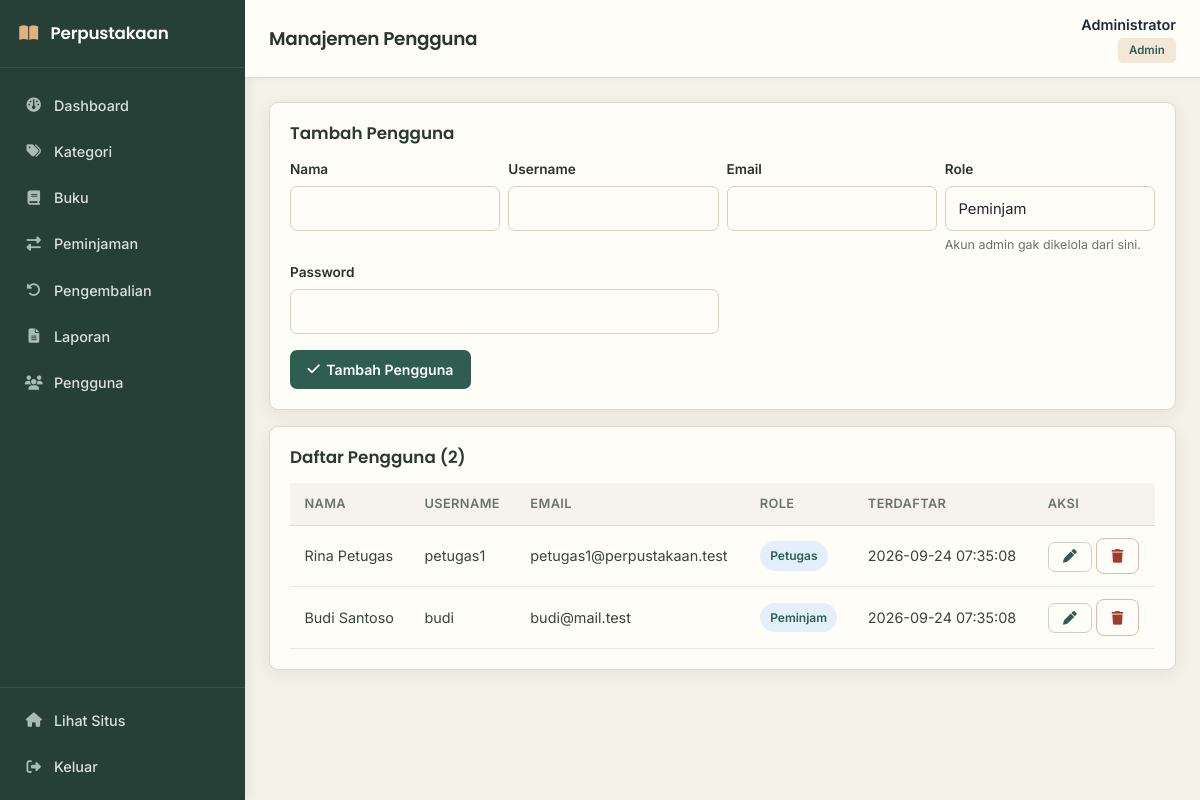
The app's page /backend/shared/pengguna_index.php (signed in) with its own data.
### tables this page shows
CREATE TABLE IF NOT EXISTS users (
    id INT AUTO_INCREMENT PRIMARY KEY,
    nama VARCHAR(150) NOT NULL,
    username VARCHAR(50) NOT NULL UNIQUE,
    email VARCHAR(150) NOT NULL UNIQUE,
    password VARCHAR(255) NOT NULL,
    role ENUM('admin', 'petugas', 'peminjam') NOT NULL DEFAULT 'peminjam',
    created_at TIMESTAMP DEFAULT CURRENT_TIMESTAMP,
    updated_at TIMESTAMP DEFAULT CURRENT_TIMESTAMP ON UPDATE CURRENT_TIMESTAMP
);

### backend/shared/pengguna_index.php (the view, shortened to what this page needs)
<?php
require_once __DIR__ . '/../layouts/header.php';
require_once __DIR__ . '/../layouts/sidebar.php';
$editData = null;
$users = $db->query("SELECT id, nama, username, email, role, created_at FROM users WHERE role != 'admin' ORDER BY FIELD(role, 'petugas', 'peminjam'), id DESC")->fetchAll();
$isEditPeminjam = $editData && $editData['role'] === 'peminjam';
$currentUserId = $_SESSION['user_id'] ?? ($_SESSION['id'] ?? 0);
?>
<div class="panel mb-3">
    <div class="panel-heading">
        <h2><?= $editData ? 'Edit Pengguna' : 'Tambah Pengguna' ?></h2>
    </div>
    <form action="proses.php" method="POST">
        <div class="row g-2">
            <div class="col-md-3">
                <label class="form-label">Nama</label>
                <input type="text" name="nama" class="form-control" required <?= $isEditPeminjam ? 'readonly' : '' ?>
                       value="<?= htmlspecialchars($editData['nama'] ?? '', ENT_QUOTES, 'UTF-8') ?>">
            </div>
            <div class="col-md-3">
                <label class="form-label">Username</label>
                <input type="text" name="username" class="form-control" required <?= $editData ? 'readonly' : '' ?>
                       value="<?= htmlspecialchars($editData['username'] ?? '', ENT_QUOTES, 'UTF-8') ?>">
            </div>
            <div class="col-md-3">
                <label class="form-label">Email</label>
                <input type="email" name="email" class="form-control" required <?= $isEditPeminjam ? 'readonly' : '' ?>
                       value="<?= htmlspecialchars($editData['email'] ?? '', ENT_QUOTES, 'UTF-8') ?>">
            </div>
            <div class="col-md-3">
                <label class="form-label">Role</label>
                <select name="role" class="form-control">
                    <?php foreach (['peminjam', 'petugas'] as $r): ?>
                        <option value="<?= $r ?>" <?= ($editData['role'] ?? 'peminjam') === $r ? 'selected' : '' ?>><?= ucfirst($r) ?></option>
                    <?php endforeach; ?>
                </select>
                <p class="form-hint mb-0">Akun admin gak dikelola dari sini.</p>
            </div>
            <div class="col-md-6 mt-2">
                <label class="form-label">
                    Password <?= $editData ? '(kosongkan kalau gak ganti)' : '' ?>
                </label>
                <input type="password" name="password" class="form-control"
                       <?= $editData ? '' : 'required' ?> <?= $isEditPeminjam ? 'disabled' : '' ?>>
            </div>
        </div>
        <div class="mt-3">
            <button type="submit" class="btn-brand"><i class="fas fa-check"></i> <?= $editData ? 'Simpan Perubahan' : 'Tambah Pengguna' ?></button>
        </div>
    </form>
</div>
<div class="panel">
    <div class="panel-heading"><h2>Daftar Pengguna (<?= count($users) ?>)</h2></div>
    <div class="table-wrap">
        <table class="data-table">
            <thead>
                <tr>
                    <th>Nama</th>
                    <th>Username</th>
                    <th>Email</th>
                    <th>Role</th>
                    <th>Terdaftar</th>
                    <th>Aksi</th>
                </tr>
            </thead>
            <tbody>
                <?php if (empty($users)): ?>
                    <tr><td colspan="6" class="text-center text-muted py-4">Belum ada pengguna.</td></tr>
                <?php else: ?>
                    <?php foreach ($users as $u): ?>
                        <tr>
                            <td><?= htmlspecialchars($u['nama'], ENT_QUOTES, 'UTF-8') ?></td>
                            <td><?= htmlspecialchars($u['username'], ENT_QUOTES, 'UTF-8') ?></td>
                            <td><?= htmlspecialchars($u['email'], ENT_QUOTES, 'UTF-8') ?></td>
                            <td><span class="badge-pill badge-aktif"><?= ucfirst($u['role']) ?></span></td>
                            <td><?= htmlspecialchars($u['created_at'] ?? '-', ENT_QUOTES, 'UTF-8') ?></td>
                            <td>
                                <a href="index.php?edit=<?= (int) $u['id'] ?>" class="btn-outline"><i class="fas fa-pen"></i></a>
                                <?php if ((int) $u['id'] !== (int) $currentUserId): ?>
                                    <form action="proses.php" method="POST" style="display:inline" onsubmit="return confirm('Hapus pengguna ini?');">
                                        <button type="submit" class="btn-danger-outline"><i class="fas fa-trash"></i></button>
                                    </form>
                                <?php endif; ?>
                            </td>
                        </tr>
                    <?php endforeach; ?>
                <?php endif; ?>
            </tbody>
        </table>
    </div>
</div>
<?php require_once __DIR__ . '/../layouts/footer.php'; ?>

### backend/assets/style.css (style rules this page uses)
:root { --color-bg: #F2F6FC; --color-surface: #FFFFFF; --color-ink: #12202E; --color-ink-soft: #5B6B7C; --color-primary: #0B4F9C; --color-primary-dark: #073868; --color-accent: #1E9BE0; --color-accent-soft: #DCEEFB; --color-border: #DCE6F0; --font-display: 'Poppins', sans-serif; --font-body: 'Inter', sans-serif; }
* { box-sizing: border-box; }
body { margin: 0; font-family: var(--font-body); background: var(--color-bg); color: var(--color-ink); }
h1, h2, h3 { font-family: var(--font-display); }
.panel { background: var(--color-surface); border: 1px solid var(--color-border); border-radius: 12px; padding: 1.5rem; }
.panel-heading { display: flex; justify-content: space-between; align-items: center; margin-bottom: 1.2rem; flex-wrap: wrap; gap: 0.6rem; }
.panel-heading h2 { font-size: 1.05rem; font-weight: 600; margin: 0; }
.btn-brand { background: var(--color-primary); color: #fff; border: none; border-radius: 8px; padding: 0.55rem 1.1rem; font-weight: 600; font-size: 0.88rem; text-decoration: none; display: inline-flex; align-items: center; gap: 0.4rem; cursor: pointer; }
.btn-outline { background: transparent; color: var(--color-primary); border: 1.5px solid var(--color-primary); border-radius: 8px; padding: 0.45rem 0.9rem; font-weight: 600; font-size: 0.85rem; text-decoration: none; display: inline-flex; align-items: center; gap: 0.35rem; }
.btn-danger-outline { background: transparent; color: #A23B2E; border: 1.5px solid #E1B7AE; border-radius: 8px; padding: 0.45rem 0.9rem; font-weight: 600; font-size: 0.85rem; cursor: pointer; }
.table-wrap { overflow-x: auto; }
table.data-table { width: 100%; border-collapse: collapse; font-size: 0.9rem; }
.data-table th { text-align: left; padding: 0.7rem 0.9rem; color: var(--color-ink-soft); font-weight: 600; font-size: 0.8rem; text-transform: uppercase; letter-spacing: 0.03em; border-bottom: 2px solid var(--color-border); white-space: nowrap; }
.data-table td { padding: 0.75rem 0.9rem; border-bottom: 1px solid var(--color-border); vertical-align: middle; }
.badge-pill { display: inline-block; font-size: 0.75rem; font-weight: 600; padding: 0.2rem 0.65rem; border-radius: 999px; }
.badge-aktif, .badge-dikembalikan { background: #E3F0FB; color: var(--color-primary); }
.form-label { font-size: 0.85rem; font-weight: 600; margin-bottom: 0.4rem; display: block; }
.form-control { width: 100%; padding: 0.6rem 0.85rem; border: 1.5px solid var(--color-border); border-radius: 8px; font-family: inherit; font-size: 0.92rem; background: var(--color-bg); }
.form-hint { font-size: 0.78rem; color: var(--color-ink-soft); margin-top: 0.3rem; }
:root { --color-bg: #f5f7fb; --color-surface: #ffffff; --color-ink: #172033; --color-ink-soft: #6b7280; --color-primary: #5b5ce2; --color-primary-dark: #3730a3; --color-accent: #8b5cf6; --color-accent-soft: #eeecff; --color-border: #e8eaf2; --shadow-soft: 0 8px 30px rgba(31, 41, 55, .06); --shadow-hover: 0 14px 34px rgba(79, 70, 229, .12); }
body { background: #f5f7fb; color: var(--color-ink); }
.stat-card, .panel { border: 1px solid var(--color-border); border-radius: 16px; box-shadow: var(--shadow-soft); transition: transform .2s ease, box-shadow .2s ease, border-color .2s ease; }
.panel { padding: 1.45rem; }
.panel-heading { margin-bottom: 1rem; }
.panel-heading h2 { font-size: 1.08rem; color: #20243a; }
.btn-brand { background: linear-gradient(135deg, #5b5ce2, #7c3aed); border-radius: 10px; box-shadow: 0 7px 16px rgba(91,92,226,.2); }
.btn-outline { color: #5b5ce2; border-color: #d9d7fb; border-radius: 10px; background: #fafaff; }
.data-table { border-spacing: 0; }
.data-table th { color: #777d91; background: #fafbfe; border-bottom: 1px solid #e7e9f0; }
.data-table td { border-bottom: 1px solid #eef0f5; color: #30364a; }
.data-table tbody tr { transition: background .15s ease; }
.badge-pill { border-radius: 999px; padding: .35rem .65rem; font-weight: 600; }
.form-control, .form-select { border-color: #dfe2eb; border-radius: 10px; padding: .65rem .8rem; }

### records on screen
users: nama "Rina Petugas", username "petugas1", email "petugas1@perpustakaan.test", role "Petugas", created_at "2026-09-24 07:35:08"
users: nama "Budi Santoso", username "budi", email "budi@mail.test", role "Peminjam", created_at "2026-09-24 07:35:08"

### other values on screen
$pageTitle "Manajemen Pengguna"
$me['nama'] ?: $me['username'] "Administrator"
$me['role'] "Admin"
count($users) "2"
form field role "Peminjam"
